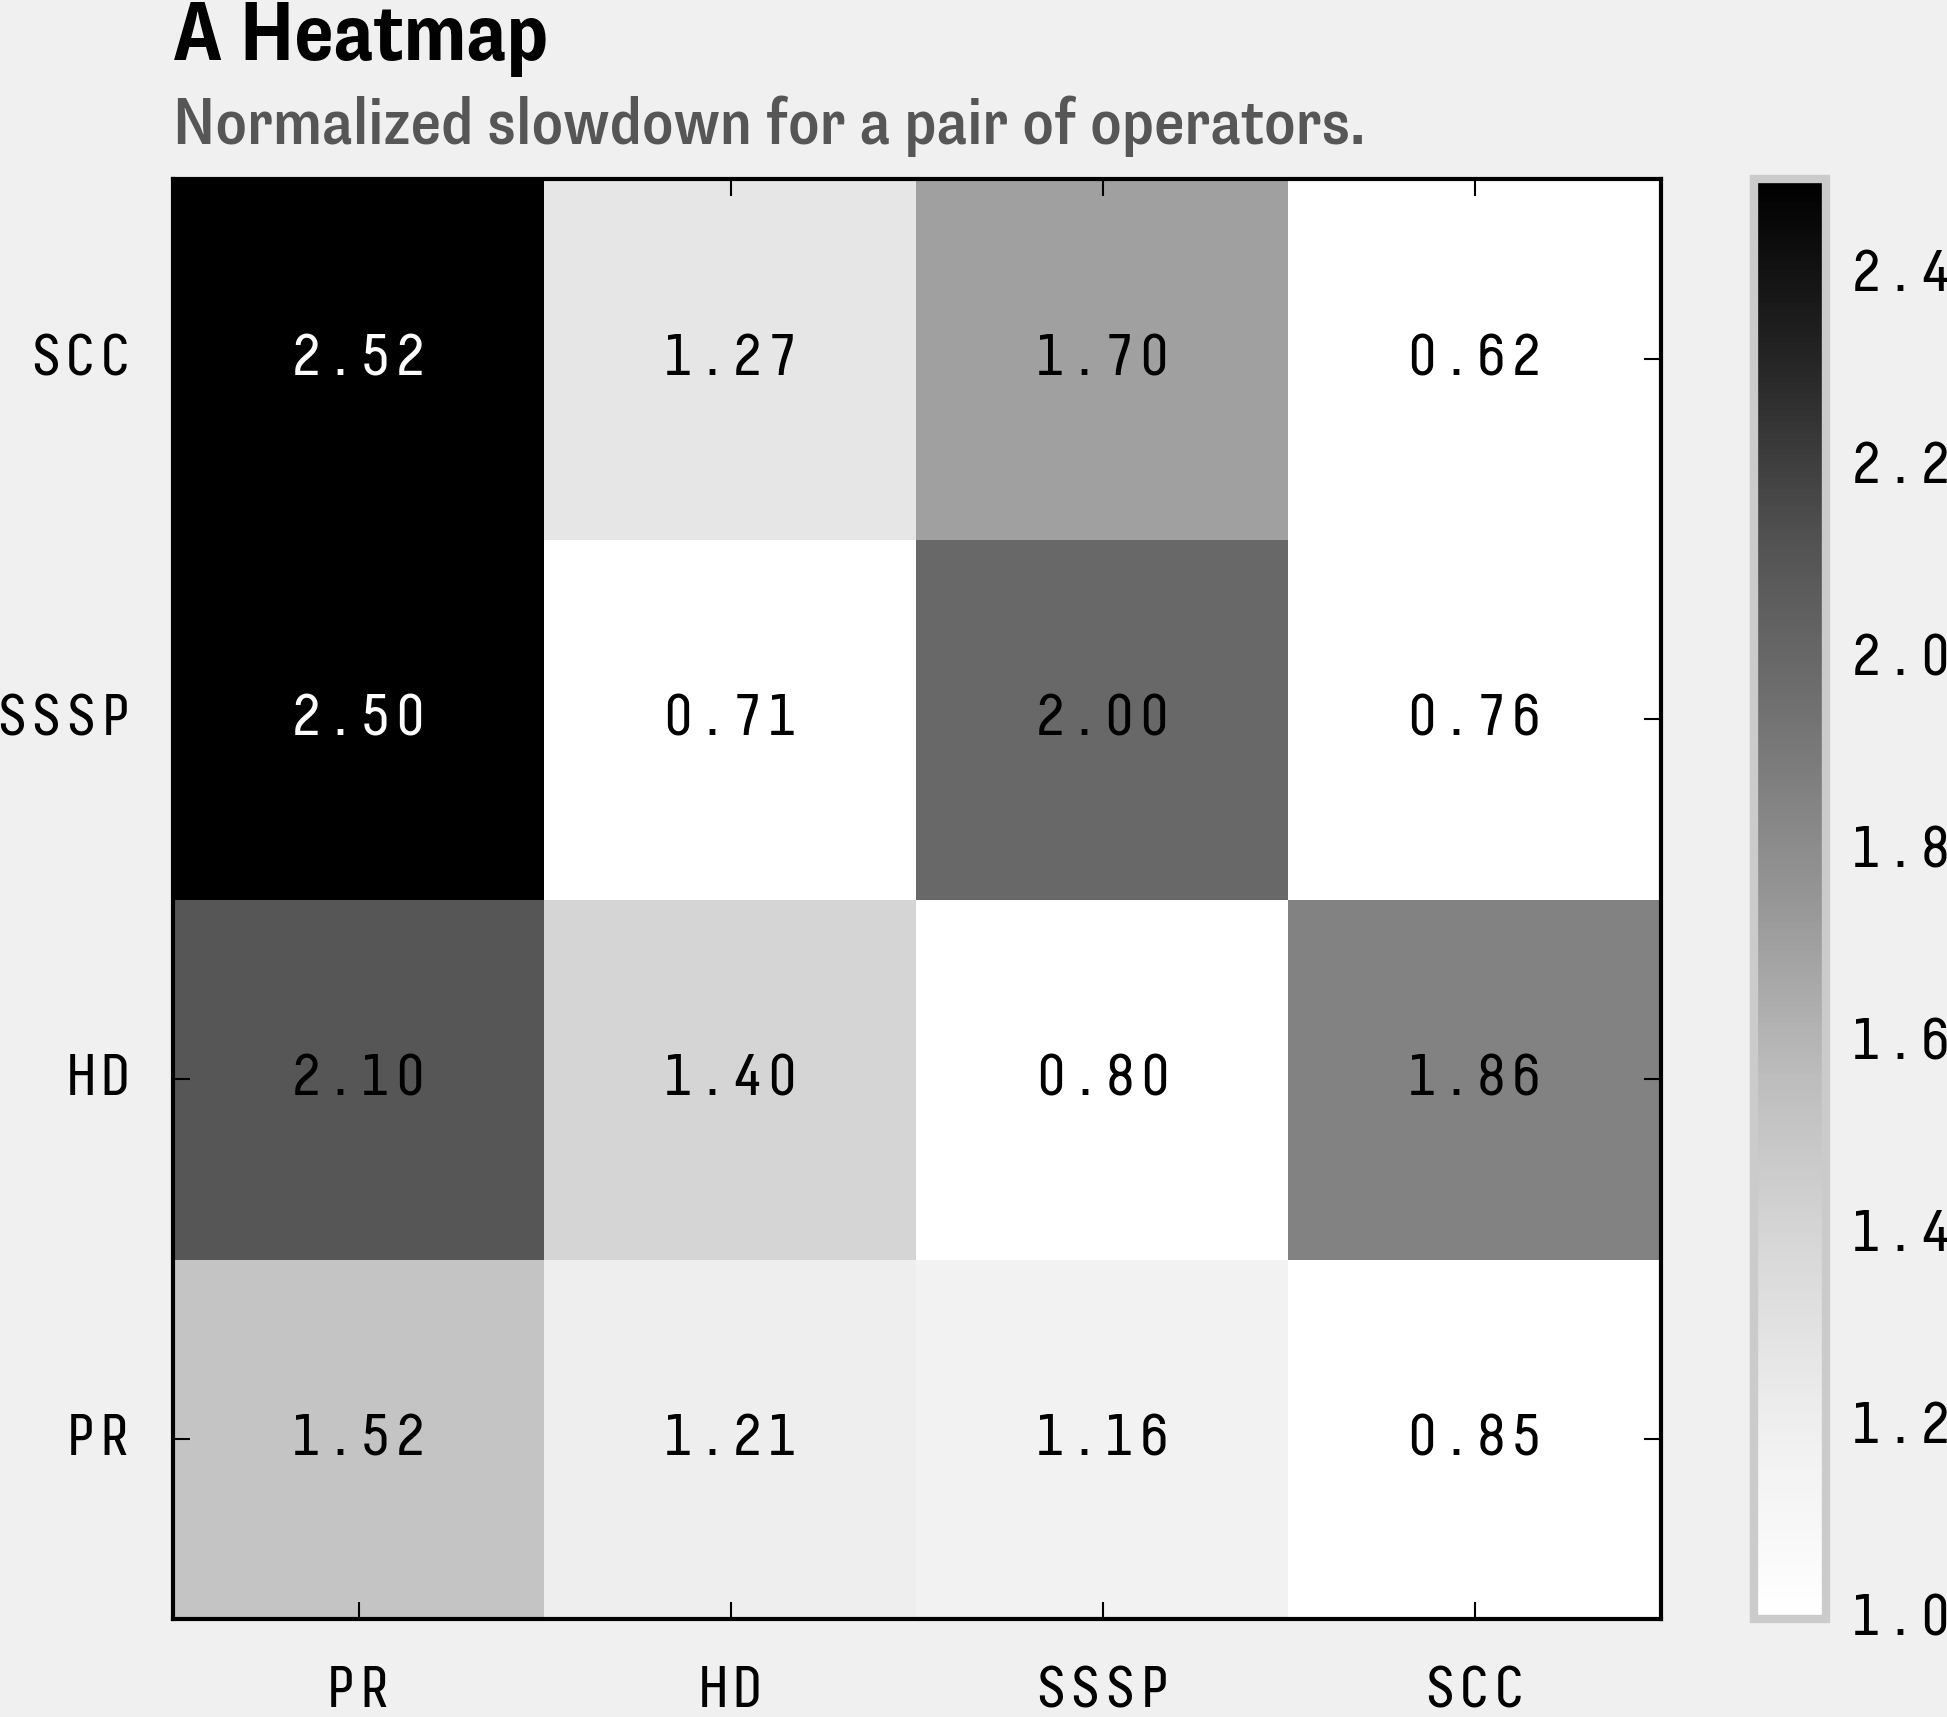

Here is the Python script that generated this plot:
import matplotlib.cm as cm
from matplotlib import pyplot as plt, font_manager
import numpy as np
import pandas as pd
from StringIO import StringIO


def heatmap(name, data, title, text):
    fig, ax = plt.subplots()
    ticks_font = font_manager.FontProperties(family='Decima Mono')
    plt.style.use([os.path.join(sys.path[0], 'ethplot.mplstyle')])
    #savefig.pad_inches: 0.08

    LEFT = 0.125
    fig.suptitle(title,
             horizontalalignment='left',
             weight='bold', fontsize=20,
             x=LEFT, y=1)
    t = fig.text(LEFT, 0.92, text,
                 horizontalalignment='left',
                 weight='medium', fontsize=16, color='#555555')

    labels1 = ['PR','HD','SSSP','SCC']
    labels2 = ['PR','HD','SSSP','SCC']

    ax.set_xticklabels(labels1)
    ax.set_yticklabels(labels2)
    ax.set_yticks(np.arange(data.shape[0]) + 0.5)
    ax.set_xticks(np.arange(data.shape[1]) + 0.5)

    ax.tick_params(pad=11)

    plt.setp(ax.get_xticklabels(), fontproperties=ticks_font)
    plt.setp(ax.get_yticklabels(), fontproperties=ticks_font)

    c = plt.pcolor(data, cmap = cm.Greys, vmin=1.0, vmax=2.5)

    values = data.as_matrix()
    for x in range(data.shape[0]):
        for y in range(data.shape[1]):
            color = 'white' if values[y][x] > 2.3 else 'black'
            plt.text(x + 0.5, y + 0.5, '%.2f' % values[y][x],
                     horizontalalignment='center',
                     verticalalignment='center',
                     color=color,
                     fontproperties=ticks_font)

    colorbar = plt.colorbar(c)
    plt.setp(colorbar.ax.get_yticklabels(), fontproperties=ticks_font)

    plt.savefig(name + ".png", format='png')
    #ppad_inched=0.08 here because otherwise it cuts off the numbers...
    #plt.savefig(name + ".pdf", format='pdf', pad_inches=0.08)

def main():
    title = "A Heatmap"
    text = "Normalized slowdown for a pair of operators."
    NAME = "heatmap"

    csv = StringIO("""PR,HD,SSSP,SCC
PR,1.52,1.21,1.16,0.85
HD,2.10,1.40,0.80,1.86
SSSP,2.50,0.71,2.00,0.76
SCC,2.52,1.27,1.70,0.62""")

    data = pd.read_csv(csv, index_col=0)
    heatmap(NAME, data, title, text)


if __name__ == "__main__":
    main()
